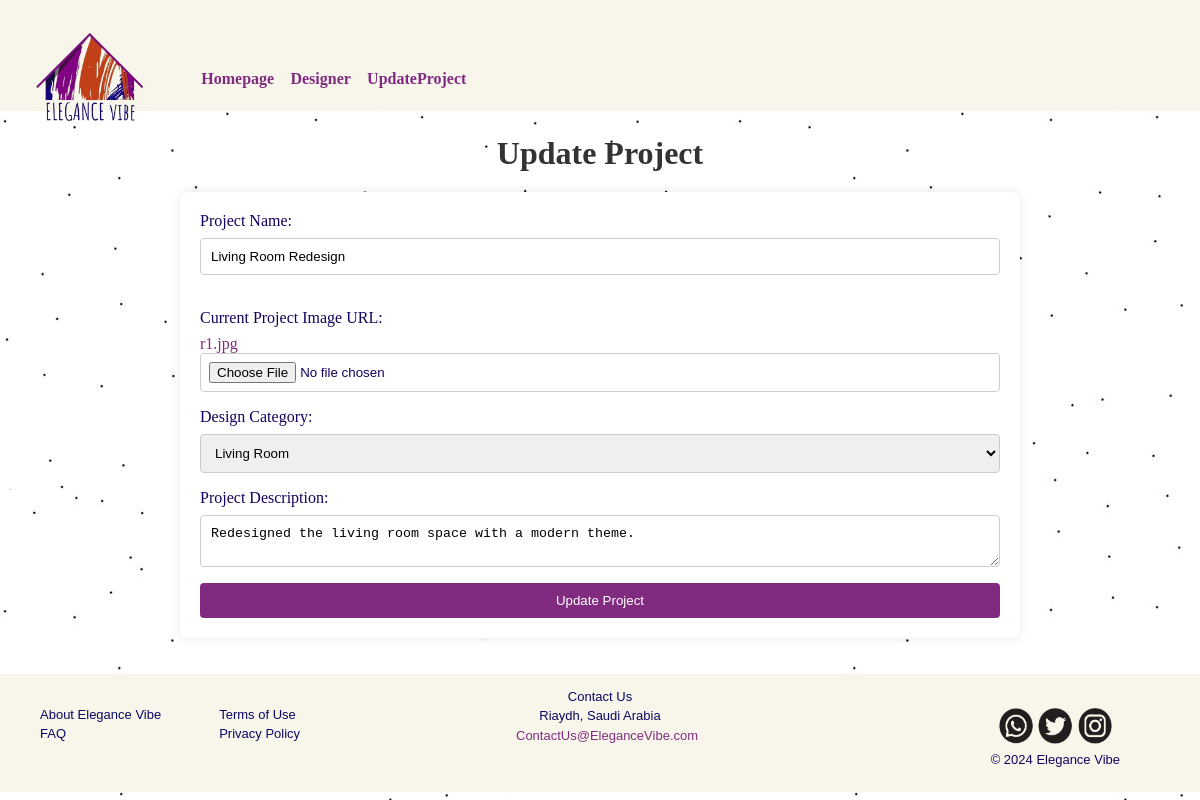
The app's page /Update.php?Edit=1 with its own data.
### tables this page shows
CREATE TABLE `designportoflioproject` (
  `id` int(11) NOT NULL,
  `designerID` int(11) DEFAULT NULL,
  `projectName` varchar(255) DEFAULT NULL,
  `projectImgFileName` varchar(255) DEFAULT NULL,
  `description` varchar(255) DEFAULT NULL,
  `designCategoryID` int(11) DEFAULT NULL
);

### Update.php (the view, shortened to what this page needs)
<?php
$connection = mysqli_connect("localhost", "root", "root", "elegancevibe");
if (isset($_GET['Edit'])) {
    $projectId = $_GET['Edit'];
    $query = "SELECT * FROM designportoflioproject WHERE id='$projectId'";
    $result = mysqli_query($connection, $query);
    if ($result && mysqli_num_rows($result) > 0) {
        $project = mysqli_fetch_assoc($result);
    } else {
        echo "Project not found.";
        exit;
    }
} else {
    echo "Project ID not provided.";
    exit;
}
?>
<!DOCTYPE html>
<html>
<head>
    <link rel="stylesheet" href="Update.css" type="text/css">
    <link rel="stylesheet" href="addition.css" type="text/css">
</head>
<body>
   <header>
        <div id="navbar">
           <div id="head">
            <a href="index.php"> <img src="image/logo.png" alt="logo" class="logo"> </a>
           </div>
             <div>
                <nav id="navbar-right">
                   <ul class="nav-list">
             <li><a href="index.php">Homepage</a></li>
             <li><a href="Designer.php">Designer</a></li>
             <li><a href="Update.php">UpdateProject</a></li>
                   </ul>
               </nav>
           </div>
       </div>
   </header>
    <h1>Update Project</h1>
    <div class="container">
         <form action="updateProject.php?Edit=<?php echo $projectId; ?>" method="post" enctype="multipart/form-data">
        <label for="projectName">Project Name:</label>
        <input type="text" id="projectName" name="projectName" value="<?php echo $project['projectName']; ?>" required>
        <br>
        <label for="projectImage">Current Project Image URL:</label>
        <a href="image/<?php echo $project['projectImgFileName']; ?>"><?php echo $project['projectImgFileName']; ?></a>
        <input type="file" name="newProjectImage" id="newProjectImage" accept="image/*">
        <label for="designCategory">Design Category:</label>
        <select id="designCategory" name="designCategory" required>
            <option value="1" <?php if ($project['designCategoryID'] == 1) echo "selected"; ?>>Living Room</option>
        </select>
        <label for="projectDescription">Project Description:</label>
        <textarea id="projectDescription" name="projectDescription" required><?php echo $project['description']; ?></textarea>
        <button type="submit">Update Project</button>
    </form>
    </div>
   <footer>
        <div id="footer">
            <p id="contact"> Contact Us  <br>
                Riaydh, Saudi Arabia <br>
                <a id="link" href="mailto: ContactUs@EleganceVibe.com"> ContactUs@EleganceVibe.com</a>
               </p>
           <div class="footer-sections">
               <div id="fot1">
                   <br>
                   <a href="" class="footer">About Elegance Vibe </a> <br>
                   <a href="" class="footer">FAQ</a>
               </div>
               <div id="fot2">
                   <br>
                   <a href="" class="footer">Terms of Use</a><br>
                    <a href="" class="footer">Privacy Policy</a>
               </div>
           </div>
           <div id="fot3">
               <p>
                   <a href="" class="footer"><img src="image/whatsapp.png" alt="whatsapp"></a>
                   <a href="" class="footer"><img src="image/twitter.png" alt="twitter"></a>
                   <a href="" class="footer"><img src="image/instagram.png" alt="instagram"></a>
                   <br>
                   © 2024 Elegance Vibe
               </p>
           </div>
       </div>
   </footer>
</body>
</html>

### Update.css (style rules this page uses)
.logo { display: block; width: 150px; margin: 0; margin-bottom: 20px; }
body { font-family: 'Georgia', 'Times', 'Times New Roman'; background-color: #ffffff; margin: 0; padding: 0; color: #140061; background-image: url("image/b.jpg"); background-size:auto; }
h1 { text-align: center; }
.container { max-width: 600px; margin: 50px auto; background-color: #fff; padding: 20px; box-shadow: 0 0 10px rgba(0, 0, 0, 0.1); }
form { display: flex; flex-direction: column; }
label { margin-bottom: 8px; }
input, select, textarea { margin-bottom: 16px; padding: 8px; border: 1px solid #ccc; border-radius: 4px; }
button { padding: 10px; background-color: rgb(128, 43, 128); color: #fff; border: none; border-radius: 4px; cursor: pointer; }
header { background-color: rgb(248, 246, 234); margin-bottom: 1%; text-align: center; }
footer { z-index: 50; background-color: rgb(248, 246, 234); float: left; font-family: Arial; width: 100%; font-size: small; line-height: 1.5; }
.footer-sections { padding-left: 40px; }
#fot1, #fot2 { width: calc(174px / 500px * 100%); float: left; }
#fot3 { padding-top: 10px; padding-bottom: 10px; padding-right: 80px; float: right; text-align: center; }
#fot3 img { width: 3vw; height: 3vw; }
#fot1 a, #fot2 a { text-decoration: none; }
a.footer { color: #0a0863; }
.nav-list { list-style: none; margin: 0; padding: 0; display: flex; }
.nav-list li { color: #020202; float: left; text-align:left; padding: 4%; text-decoration: none; font-weight: bold; line-height: 4%; border-radius:4%; margin-left:1%; margin-bottom: 3%; font-size:medium; height: 50%; padding:5% 3%; }
#navbar { background-color: rgb(248, 246, 234); background-size: 100%; width:100%; padding: 1% 1%; height:25%; top: 0; z-index: 100; }
#navbar-right { display: flex; margin-left: 15%; margin-top: -10% ; flex-direction: row; justify-content: flex-start; flex:0; }
p#contact { color: #0a0863; text-align: center; margin-bottom: -5%; }
a#link { color: rgb(128, 43, 128); text-align: center; margin-right: 43%; margin-left: 43%; }
#fot2 { margin-left: 5%; }
a { color: rgb(128, 43, 128); text-decoration: none; }

### addition.css (style rules this page uses)
.logo { display: block; width: 150px; margin: 0; margin-bottom: 20px; }
body { font-family: 'Georgia', 'Times', 'Times New Roman'; background-color: #ffffff; margin: 0; padding: 0; color: #140061; background-image: url("image/b.jpg"); background-size:auto; }
.container { max-width: 800px; margin: 0 auto; padding: 20px; background-color: #fff; box-shadow: 0 0 10px rgba(0, 0, 0, 0.1); border-radius: 8px; }
h1 { margin-bottom: 20px; color: #333; }
form { display: flex; flex-direction: column; }
label { margin-bottom: 8px; }
input[type="text"], textarea, select { margin-bottom: 16px; padding: 10px; border: 1px solid #ccc; border-radius: 4px; width: 100%; box-sizing: border-box; }
input[type="file"] { margin-bottom: 16px; }
h1 { text-align: center; }
button { padding: 10px; background-color: rgb(128, 43, 128); color: #fff; border: none; border-radius: 4px; cursor: pointer; }
header { background-color: rgb(248, 246, 234); margin-bottom: 2vw; text-align: center; }
a { color: rgb(128, 43, 128); text-decoration: none; }
footer { float: left; font-family: Arial; width: 100%; background-color: rgb(248, 246, 234); font-size: small; line-height: 1.5; }
.footer-sections { padding-left: 40px; }
#fot1, #fot2 { width: calc(174px / 500px * 100%); float: left; }
#fot3 { padding-top: 10px; padding-bottom: 10px; padding-right: 80px; float: right; text-align: center; }
#fot3 img { width: 3vw; height: 3vw; }
#fot1 a, #fot2 a { text-decoration: none; }
a.footer { color: #0a0863; }
.nav-list { list-style: none; margin: 0; padding: 0; display: flex; }
.nav-list li { color: #020202; float: left; text-align:left; padding: 4%; text-decoration: none; font-weight: bold; line-height: 4%; border-radius:4%; margin-left:1%; margin-bottom: 3%; font-size:medium; height: 50%; padding:5% 3%; }
#navbar { background-color: rgb(248, 246, 234); background-size: 100%; width:100%; padding: 1% 1%; height:25%; top: 0; z-index: 100; }
#navbar-right { display: flex; margin-left: 15%; margin-top: -10% ; flex-direction: row; justify-content: flex-start; flex:0; }
p#contact { color: #0a0863; text-align: center; margin-bottom: -5%; }
a#link { color: rgb(128, 43, 128); text-align: center; margin-right: 43%; margin-left: 43%; }
#fot2 { margin-left: 5%; }

### records on screen
designportoflioproject: projectName "Living Room Redesign", projectImgFileName "r1.jpg", designCategory "Living Room", projectDescription "Redesigned the living room space with a modern theme."
